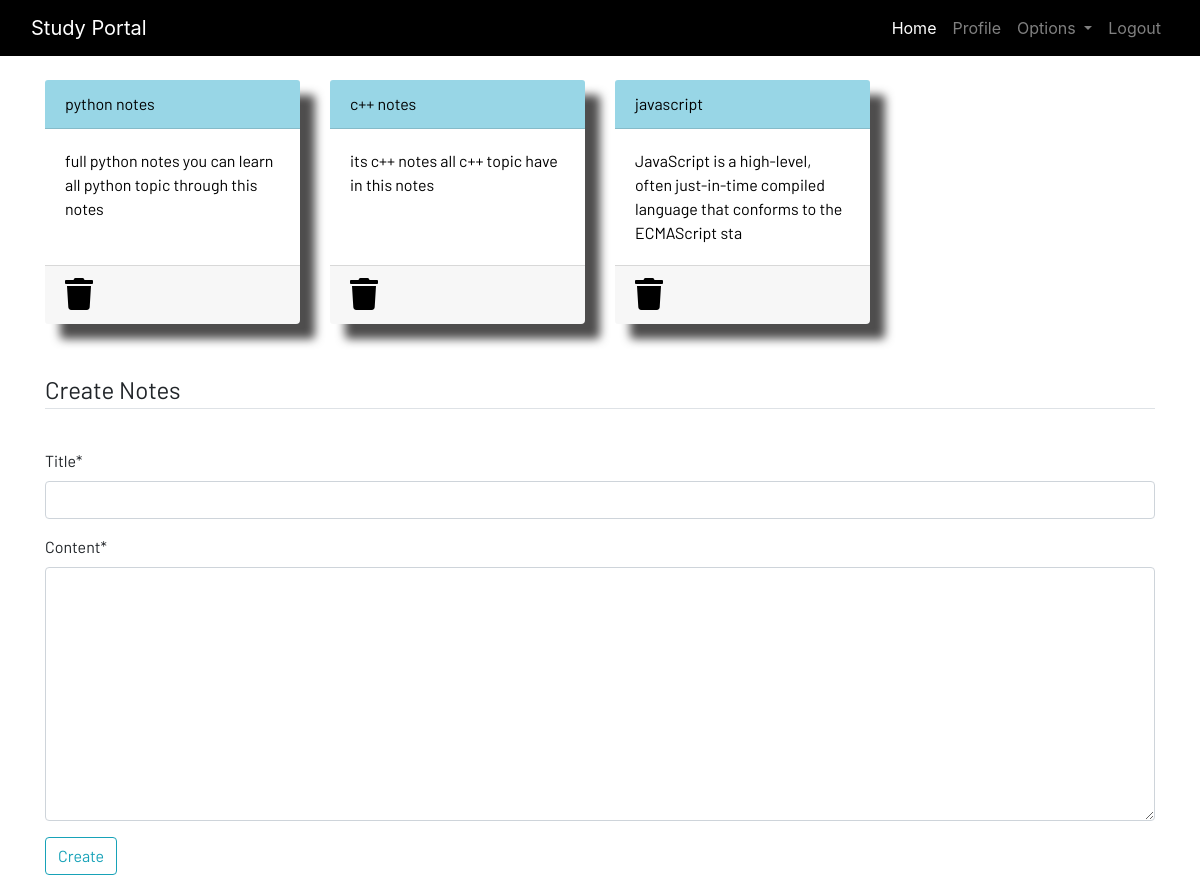
Screenshot of /notes (signed in) with the database file from the repository.
### dashboard/models.py (models this page shows, shortened)
class Notes(models.Model):
    user = models.ForeignKey(User,on_delete=models.CASCADE)
    title = models.CharField(max_length=200)
    content = models.TextField()
    class Meta:
        verbose_name="notes"
        verbose_name_plural="notes"

### dashboard/views.py (the view)
# urls.py: path('notes',views.notes,name="notes"),
@login_required
def notes(request):
    if request.method == 'POST':
        form = NotesForm(request.POST)
        if form.is_valid():
            notes = Notes(user=request.user,title=request.POST['title'],content = request.POST['content'])
            notes.save()
        messages.success(request,f"Notes Created from {request.user.username} Successfully!!")
    else:
        form = NotesForm()
    notes = Notes.objects.filter(user=request.user)
    context = {'notes':notes,'form':form}
    return render(request,'dashboard/notes.html',context)

### dashboard/forms.py
class NotesForm(forms.ModelForm):
    class Meta:
        model = Notes
        fields = ['title','content']

### dashboard/templates/dashboard/notes.html (shortened to what this page needs)
{% extends 'dashboard/base.html' %}
{% load static %}
{% load crispy_forms_tags %}
{% block content %}
<div class="container">
    <div class="row">
        {% for note in notes %}
        <div class="col-md-3">
            <a href="{% url 'notes-detail' note.id %}">
                <div class="card">
                    <div class="card-header">{{note.title}}</div>
                    <div class="card-body">{{note.content|slice:"0:100"}}</div>
                    <div class="card-footer mt-auto "><a href="{% url 'delete-note' note.id %}">
                        <i class="fa fa-trash fa-2x"></i></a>
                    </div>
                </div>
            </a>
        </div>
        {% endfor %}
        <br><br>
    </div>
</div>
<br><br>
<div class="container">
    <form method="POST">
        <fieldset class="form-group">
            <legend class="border-bottom mb-4">Create Notes</legend>
        </fieldset>
        {{form|crispy}}
        <div class="form-group">
            <button href="" class="btn btn-outline-info" type="submit">
                Create
            </button>
        </div>
    </form>
</div>
{% endblock content %}

### dashboard/templates/dashboard/base.html (shortened to what this page needs)
<!DOCTYPE html>
{% load static %}
<html lang="en">
<head>
  <link rel="stylesheet" href="https://stackpath.bootstrapcdn.com/bootstrap/4.3.1/css/bootstrap.min.css"
 />
  <link rel="stylesheet" href="https://use.fontawesome.com/releases/v5.7.2/css/all.css"
 />
  <link rel="stylesheet" href="{% static 'css/style.css' %}" />
</head>
<body>
  <header>
    <nav class="navbar navbar-expand-lg navbar-dark bg-dark">
      <div class="container-fluid">
        <a class="navbar-brand" href="{% url 'home' %}">Study Portal</a>
        <div class="collapse navbar-collapse justify-content-end" id="navbarSupportedContent">
          <ul class="navbar-nav mb-2 mb-lg-0">
            <li class="nav-item">
              <a class="nav-link active" aria-current="page" href="{% url 'home' %}">Home</a>
            </li>
            {% if user.is_authenticated %}
            <li class="nav-item">
              <a class="nav-link" href="{% url 'profile' %}">Profile</a>
            </li>
            <li class="nav-item dropdown">
              <a class="nav-link dropdown-toggle" href="#" id="navbarDropdown" role="button" data-toggle="dropdown"
                aria-haspopup="true" aria-expanded="false">
                Options
              </a>
            </li>
            <li class="nav-item">
              <a class="nav-link" href="{% url 'logout' %}">Logout</a>
            </li>
            {% endif %}
          </ul>
        </div>
      </div>
    </nav>
  </header>
  <main>
    <br>
    {% block content %}
    {% endblock content %}
  </main>
</body>
</html>

### static/css/style.css (style rules this page uses)
html { scroll-behavior: smooth; height: 100%; width: 100%; }
main { font-family: Barlow, Quicksand, Rubik, sans-serif, serif, 'Times New Roman', Times, serif !important; }
.navbar { background-color: rgb(0, 0, 0) !important; }
.card { box-shadow: 15px 15px 10px rgb(78, 77, 77); border:none }
a { text-decoration: none !important; color: black; }
.card-header { color: black !important; background: rgb(152, 214, 230) !important; transition: 0.3s ease-in; }
html, body { max-width: 100%; overflow-x: hidden; height: 100%; width: 100%; }
body { background: white; overflow-x: hidden; background-repeat: no-repeat; }
.card-header { background-color: rgb(133, 204, 231); }
.col-md-3 .card { width: 100%; height: 100%; }
.fa { color: black; }

### rows the page displays
Notes: title "python notes", content "full python notes you can learn all python topic through this notes"
Notes: title "c++ notes", content "its c++ notes all c++ topic have in this notes"
Notes: title "javascript", content "JavaScript is a high-level, often just-in-time compiled language that conforms to the ECMAScript sta"
